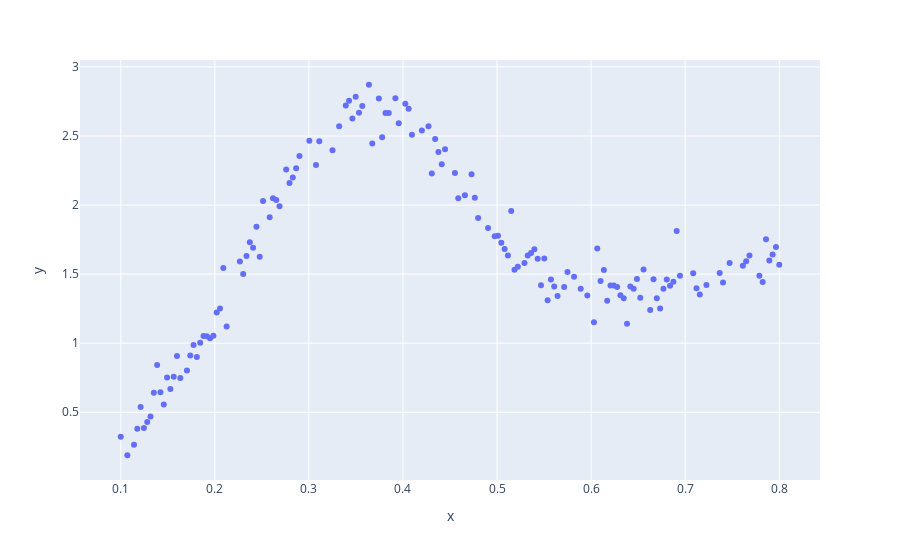

Notebook code for this chart:
### Markdown cell above
## Peak example for different $\lambda_c$ for Chapter 4

### Code cell
print("Generate sparse data")
np.random.seed(2)
n_data = 200
#x = np.random.random(n_data)*10
x = np.linspace(0.1,0.8, n_data)
ytrue = 2*np.exp(-(x-0.35)**2/0.025) 
noise = np.random.normal(loc=0, scale=0.1, size=x.shape)
y = ytrue + noise + 2*x

# train-test split
df = pd.DataFrame(data=dict(x=x, y=y, ytrue=ytrue))
df_train, df_test = train_test_split(df)

px.scatter(df_train, x="x", y="y")

### Figure 1 — Plotly figure (JSON) as saved in the notebook; plotly's stock layout.template omitted (floating-point values rounded to 4 significant figures; data arrays with more than 128 entries replaced by an {"elided": "..."} marker saying what was removed)
{"data": [{"hovertemplate": "x=%{x}<br>y=%{y}<extra></extra>", "legendgroup": "", "marker": {"color": "#636efa", "symbol": "circle"}, "mode": "markers", "name": "", "showlegend": false, "type": "scatter", "x": {"elided": "150 float values"}, "xaxis": "x", "y": {"elided": "150 float values"}, "yaxis": "y"}], "layout": {"autosize": true, "legend": {"tracegroupgap": 0}, "margin": {"t": 60}, "xaxis": {"anchor": "y", "autorange": true, "domain": [0, 1], "range": [0.05792, 0.8421], "title": {"text": "x"}, "type": "linear"}, "yaxis": {"anchor": "x", "autorange": true, "domain": [0, 1], "range": [-0.001097, 3.061], "title": {"text": "y"}, "type": "linear"}}}
